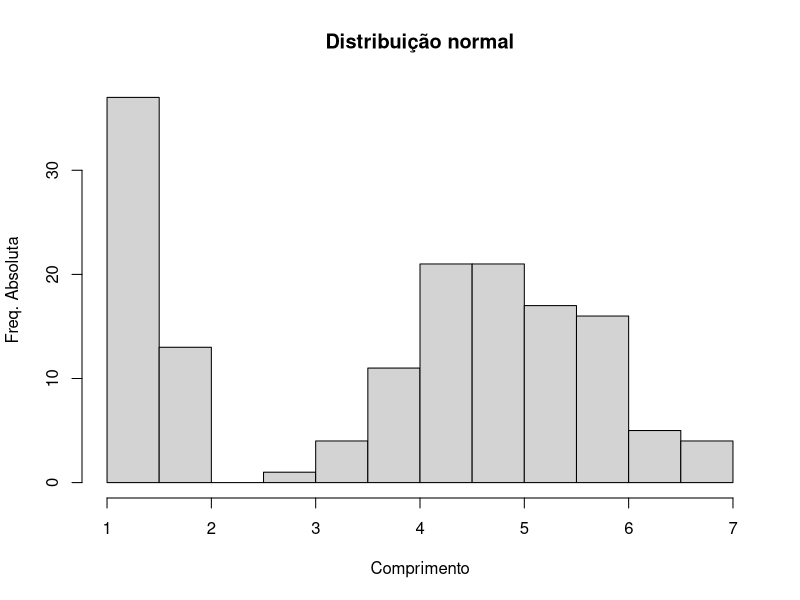
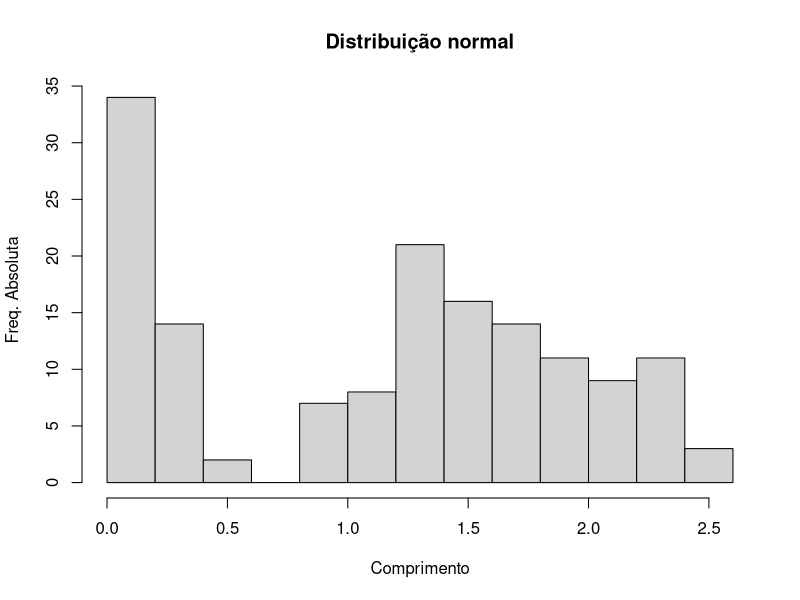
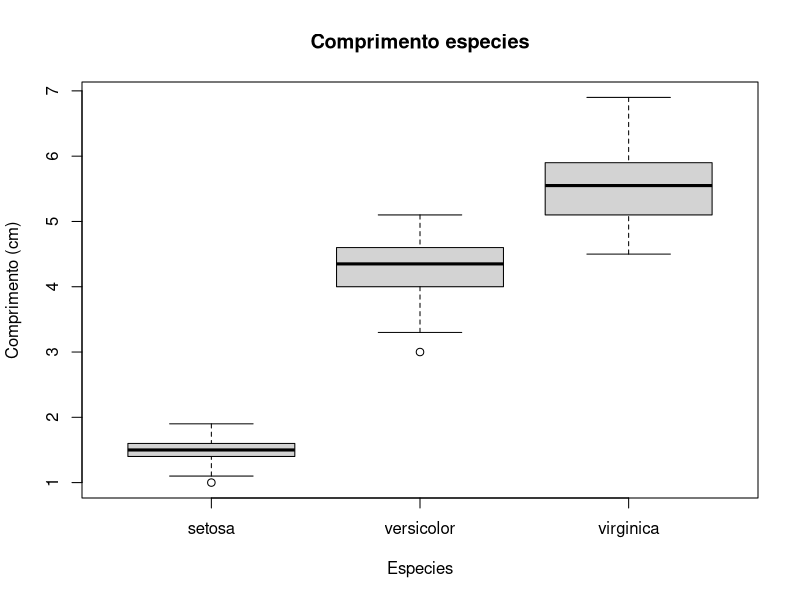
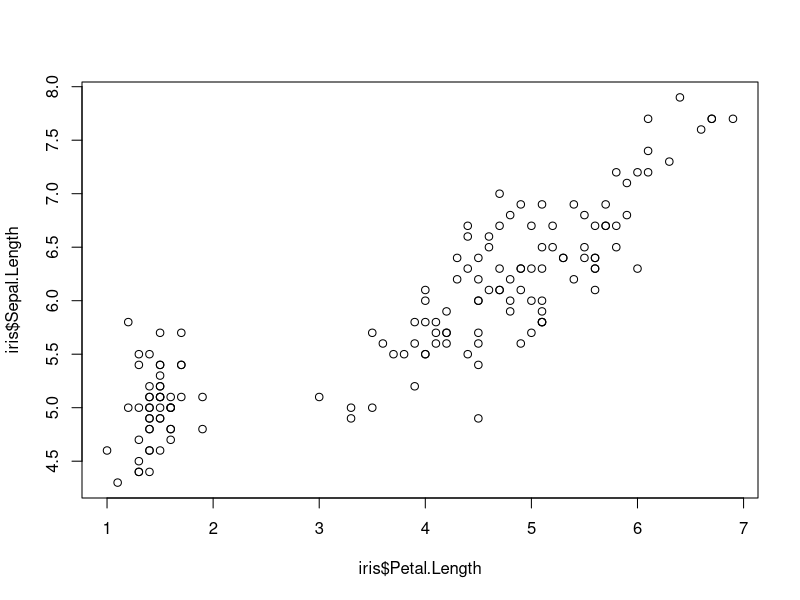
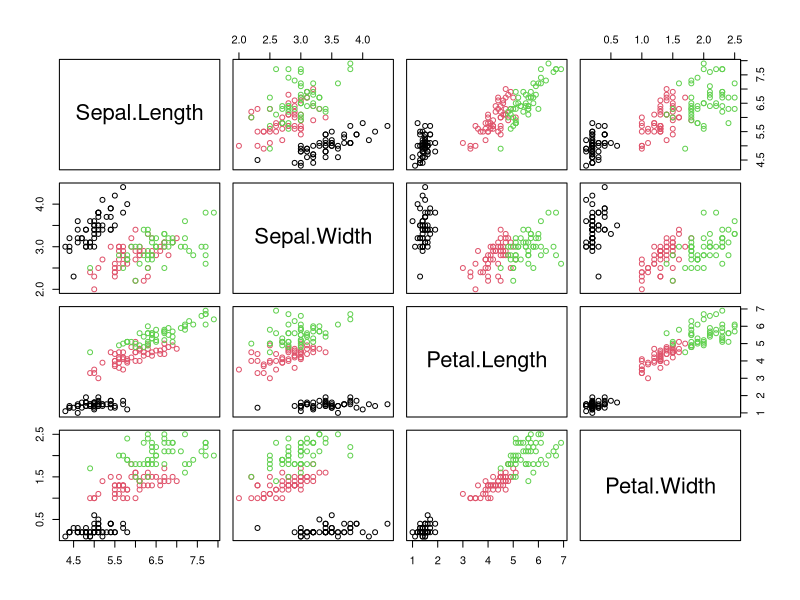

Write R code to recreate these figures, in order.
## ---- chunk 1
str(iris)
## ---- chunk 2
subset(iris, Species == "setosa")[1:5,]
subset(iris, Species == "versicolor")[1:5,]
subset(iris, Species == "virginica")[1:5,]
## ---- chunk 3
summary(iris[iris$Species == "setosa",])
summary(subset(iris, Species == "versicolor"))
summary(iris[iris$Species == "virginica",])
## ---- chunk 4
hist(iris$Petal.Length,
     main="Distribuição normal", xlab = "Comprimento" , ylab = "Freq. Absoluta")
hist(iris$Petal.Width,
     main="Distribuição normal", xlab = "Comprimento" , ylab = "Freq. Absoluta")
## ---- chunk 5
boxplot(iris$Petal.Length ~iris$Species,
        main="Comprimento especies", xlab="Especies", ylab="Comprimento (cm)")
## ---- chunk 6
plot(iris$Petal.Length,iris$Sepal.Length)
## ---- chunk 7
pairs(iris[,1:4], col=iris$Species)
## ---- chunk 8
cor(iris$Sepal.Length,iris$Petal.Length)
## ---- chunk 9

